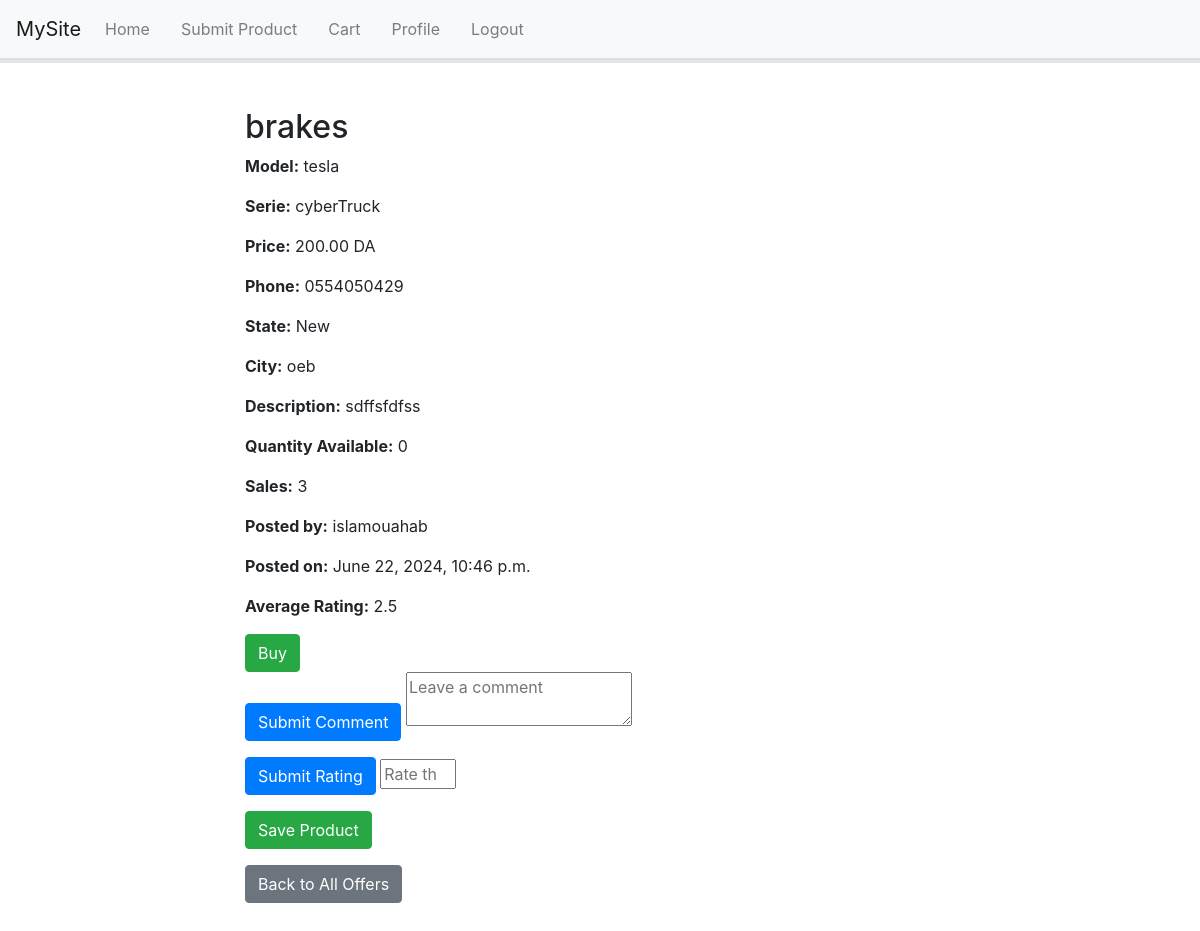
/product/1/, run on the app's committed database.
### users/models.py (models this page shows, shortened)
class Product(models.Model):
    user = models.ForeignKey("custom_user", on_delete=models.CASCADE)
    name = models.CharField(max_length=255)
    car_model = models.CharField(max_length=255)
    car_serie = models.CharField(max_length=255)
    piece = models.CharField(max_length=255)
    price = models.DecimalField(max_digits=10, decimal_places=2)
    phone_number = models.CharField(max_length=15)
    STATE_CHOICES = [
        ('new', 'New'),
        ('used', 'Used'),
    ]
    state = models.CharField(max_length=4, choices=STATE_CHOICES)
    city = models.ForeignKey(Wilaya, on_delete=models.CASCADE)
    description = models.TextField(blank=True, null=True)
    created_at = models.DateTimeField(auto_now_add=True)
    quantity = models.PositiveIntegerField(default=0)
    sales = models.PositiveIntegerField(default=0)
    total_rating = models.FloatField(default=0)
    rating_count = models.PositiveIntegerField(default=0)
    @property
    def average_rating(self):
        if self.rating_count == 0:
            return 0
        return self.total_rating / self.rating_count

class Wilaya(models.Model):
    name = models.CharField(max_length=100)
    def __str__(self):
        return self.name

class custom_user(AbstractUser):
    phone_num = models.CharField(max_length=15)
    profile_pic = models.ImageField(upload_to='user_pic/')
    subscribed = models.BooleanField(default=False)

### users/views.py (the view, shortened to what this page needs)
# urls.py: path('product/<int:product_id>/', views.product_detail_view, name='product_detail'),
def product_detail_view(request, product_id):
    product = get_object_or_404(Product, id=product_id)
    comments = Comment.objects.filter(product=product)
    return render(request, 'users/product_detail.html', {
        'product': product,
        'comments': comments,
    })

### users/templates/users/product_detail.html (shortened to what this page needs)
{% extends "users/layout.html" %}
{% block content %}
<div class="container mt-5">
    <div class="row">
        <div class="col-md-8 offset-md-2">
            <h2>{{ product.piece }}</h2>
            <p><strong>Model:</strong> {{ product.car_model }}</p>
            <p><strong>Serie:</strong> {{ product.car_serie }}</p>
            <p><strong>Price:</strong> {{ product.price }} DA</p>
            <p><strong>Phone:</strong> {{ product.phone_number }}</p>
            <p><strong>State:</strong> {{ product.get_state_display }}</p>
            <p><strong>City:</strong> {{ product.city }}</p>
            <p><strong>Description:</strong> {{ product.description }}</p>
            <p><strong>Quantity Available:</strong> {{ product.quantity }}</p>
            <p><strong>Sales:</strong> {{ product.sales }}</p>
            <p><strong>Posted by:</strong> {{ product.user.username }}</p>
            <p><strong>Posted on:</strong> {{ product.created_at }}</p>
            <p><strong>Average Rating:</strong> {{ product.average_rating }}</p>
            <a href="{% url 'buy_product' product.id %}" class="btn btn-success">Buy</a>
            <form method="post" action="{% url 'product_detail' product.id %}">
                <button type="submit" class="btn btn-primary">Submit Comment</button>
                <textarea name="comment" placeholder="Leave a comment" required></textarea>
            </form>
            <form method="post" action="{% url 'product_detail' product.id %}">
                <button type="submit" class="btn btn-primary" name="rating">Submit Rating</button>
                <input type="number" name="rating" placeholder="Rate this product (1-5)" min="1" max="5" required>
            </form>
            <form method="post" action="{% url 'save_product' product.id %}">
                <button type="submit" class="btn btn-success">Save Product</button>
            </form>
            <a href="{% url 'index' %}" class="btn btn-secondary">Back to All Offers</a>
        </div>
    </div>
</div>
{% endblock %}

### users/templates/users/layout.html (style rules this page uses)
body { height: 1000px; }

### data on the page
Product: piece "brakes", car_model "tesla", car_serie "cyberTruck", price "200.00", phone_number "0554050429", state "New", city "oeb", description "sdffsfdfss", quantity "0", sales "3", user.username "islamouahab", created_at "June 22, 2024, 10:46 p.m.", average_rating "2.5"
